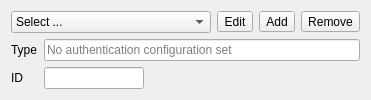
<?xml version="1.0" encoding="UTF-8"?>
<ui version="4.0">
 <class>QgsAuthConfigSelect</class>
 <widget class="QWidget" name="QgsAuthConfigSelect">
  <property name="windowTitle">
   <string>Authentication Configuration</string>
  </property>
  <layout class="QVBoxLayout" name="verticalLayout">
   <item>
    <layout class="QGridLayout" name="gridLayout">
     <item row="0" column="0">
      <widget class="QComboBox" name="cmbConfigSelect">
       <property name="sizePolicy">
        <sizepolicy hsizetype="Expanding" vsizetype="Fixed">
         <horstretch>0</horstretch>
         <verstretch>0</verstretch>
        </sizepolicy>
       </property>
       <property name="minimumSize">
        <size>
         <width>200</width>
         <height>0</height>
        </size>
       </property>
       <property name="maximumSize">
        <size>
         <width>400</width>
         <height>16777215</height>
        </size>
       </property>
       <item>
        <property name="text">
         <string>Select ...</string>
        </property>
       </item>
      </widget>
     </item>
     <item row="0" column="4">
      <spacer name="horizontalSpacer">
       <property name="orientation">
        <enum>Qt::Horizontal</enum>
       </property>
       <property name="sizeHint" stdset="0">
        <size>
         <width>0</width>
         <height>20</height>
        </size>
       </property>
      </spacer>
     </item>
     <item row="0" column="1">
      <widget class="QToolButton" name="btnConfigEdit">
       <property name="text">
        <string>Edit</string>
       </property>
      </widget>
     </item>
     <item row="0" column="3">
      <widget class="QToolButton" name="btnConfigRemove">
       <property name="text">
        <string>Remove</string>
       </property>
      </widget>
     </item>
     <item row="0" column="2">
      <widget class="QToolButton" name="btnConfigAdd">
       <property name="text">
        <string>Add</string>
       </property>
      </widget>
     </item>
    </layout>
   </item>
   <item>
    <layout class="QGridLayout" name="gridLayout_2">
     <item row="0" column="0">
      <widget class="QLabel" name="label">
       <property name="text">
        <string>Type</string>
       </property>
      </widget>
     </item>
     <item row="0" column="1">
      <widget class="QLineEdit" name="leConfigProviderType">
       <property name="readOnly">
        <bool>true</bool>
       </property>
       <property name="placeholderText">
        <string>No authentication configuration set</string>
       </property>
      </widget>
     </item>
     <item row="1" column="0">
      <widget class="QLabel" name="label_2">
       <property name="text">
        <string>ID</string>
       </property>
      </widget>
     </item>
     <item row="1" column="1">
      <widget class="QLineEdit" name="leConfigId">
       <property name="maximumSize">
        <size>
         <width>100</width>
         <height>16777215</height>
        </size>
       </property>
       <property name="frame">
        <bool>true</bool>
       </property>
       <property name="readOnly">
        <bool>true</bool>
       </property>
      </widget>
     </item>
    </layout>
   </item>
   <item>
    <spacer name="verticalSpacer">
     <property name="orientation">
      <enum>Qt::Vertical</enum>
     </property>
     <property name="sizeHint" stdset="0">
      <size>
       <width>20</width>
       <height>0</height>
      </size>
     </property>
    </spacer>
   </item>
  </layout>
 </widget>
 <resources/>
 <connections/>
</ui>
